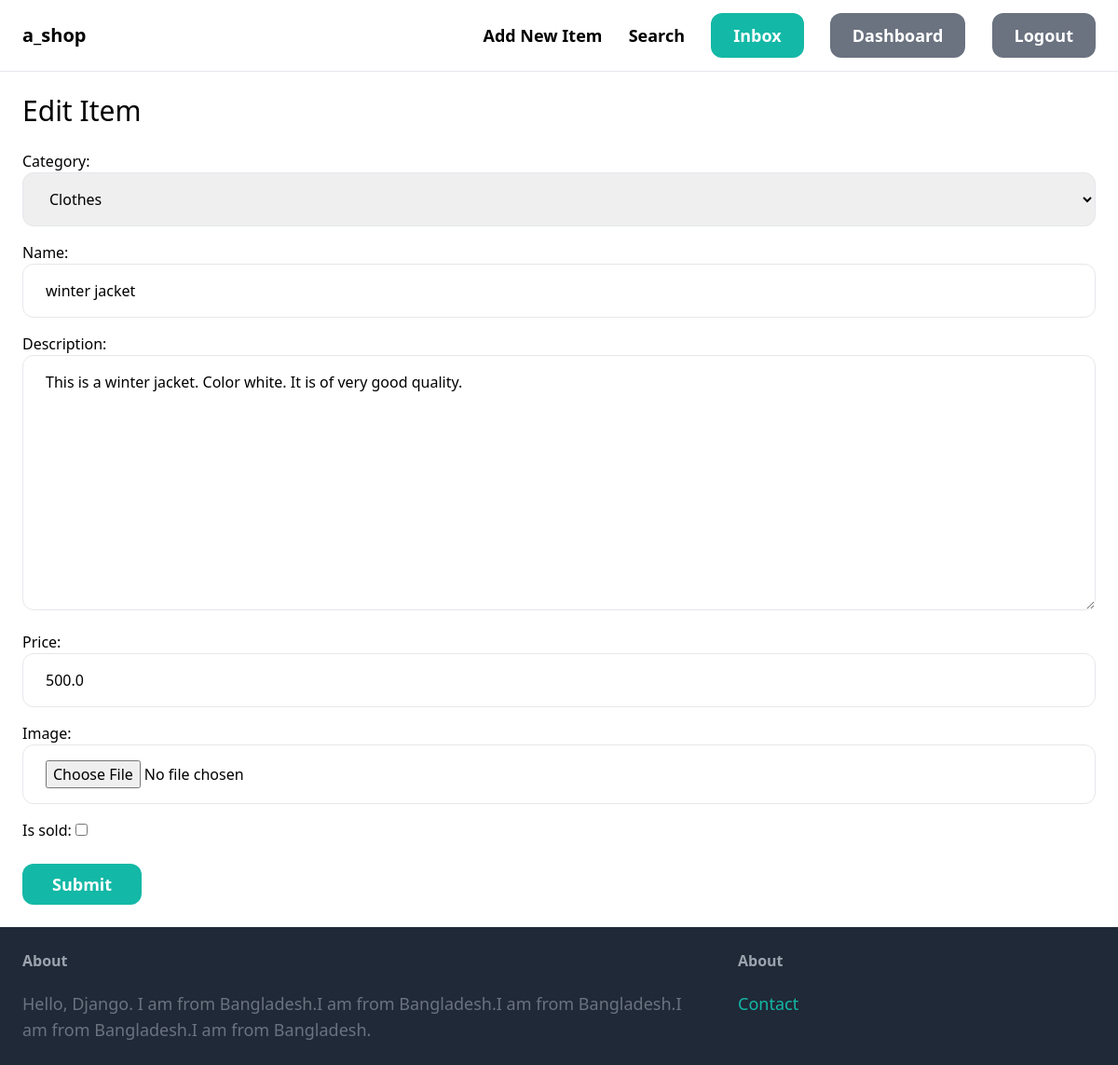
The page /items/1/edit/ (signed in) on the database its author committed.
### item/models.py (models this page shows, shortened)
class Item(models.Model):
    category    = models.ForeignKey(Category, related_name = 'items', on_delete=models.CASCADE)
    name        = models.CharField(max_length=255)
    description = models.TextField(blank=True,null=True)
    price       = models.FloatField()
    image       = models.ImageField(upload_to='item_images',blank=True,null=True)
    is_sold     = models.BooleanField(default=False)
    created_by  = models.ForeignKey(User, related_name = 'item', on_delete=models.CASCADE)
    created_at  = models.DateTimeField(auto_now_add=True)

class Category(models.Model):
    name = models.CharField(max_length=255)
    class Meta:
        ordering = ("name",)
        verbose_name_plural = "Categories"
    def __str__(self):
        return self.name

### item/views.py (the view)
# urls.py: path('<int:pk>/edit/', views.edit, name='edit' ),
@login_required
def edit(request, pk, ):
    item = get_object_or_404(Item, pk=pk, created_by = request.user)
    if request.method == "POST":
        form = EditItem(request.POST, request.FILES, instance=item)
        if form.is_valid():
            form.save()
            return redirect('item:detail', pk=item.id)
    else:
        form = EditItem(instance=item)
    return render(request, 'form.html', {'form':form, 'title':'Edit Item'})

### item/forms.py
class EditItem(forms.ModelForm):
    class Meta:
        model = Item
        fields = ('category','name','description', 'price', 'image', 'is_sold')
        widgets = {
            'category': forms.Select(attrs={
                'class': INIPUT_CLASS
            }),
            'name': forms.TextInput(attrs={
                'class': INIPUT_CLASS
            }),
            'description': forms.Textarea(attrs={
                'class': INIPUT_CLASS
            }),
            'price': forms.TextInput(attrs={
                'class': INIPUT_CLASS
            }),
            'image': forms.FileInput(attrs={
                'class': INIPUT_CLASS
            })
        }

### templates/form.html (shortened to what this page needs)
{% extends "base.html" %}
{% block content %}
<h1 class="mb-6 text-3xl">
    {{title}}
</h1>
<form method="post" action="." enctype="multipart/form-data">
    <div class="space-y-4">
        {{form.as_p}}
    </div>
    <button class="py-2 px-8 mt-6 text-lg bg-teal-500 hover:bg-teal-700 rounded-xl text-white font-semibold">Submit</button>
</form>
{% endblock content %}

### rows shown on the page
Item: category "Clothes", description "This is a winter jacket. Color white. It is of very good quality.", price "500.0"
Category: name "winter jacket"

### other values the page prints
{{ title }} "Edit Item"
